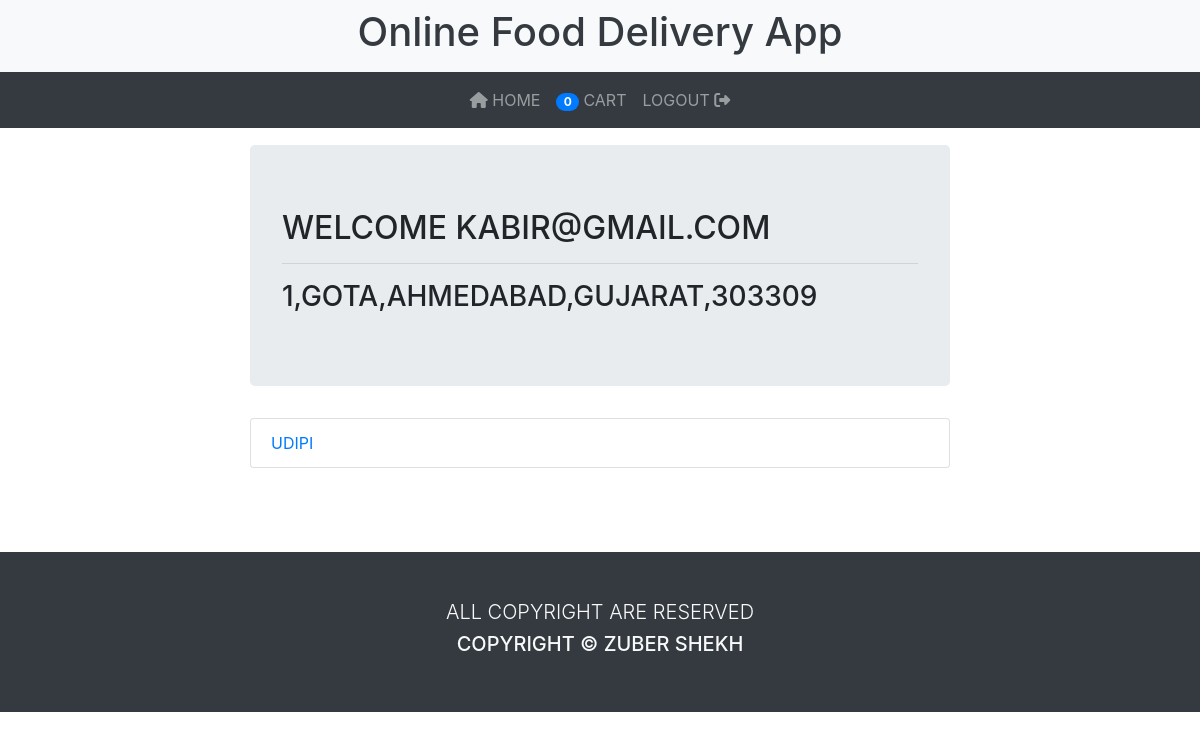
The app's page /accounts/home (signed in) with its own data.
### project/accounts/models.py (models this page shows, shortened)
class User(db.Model,UserMixin):
    __tablename__ = 'users'
    id = db.Column(db.Integer,primary_key=True)
    email = db.Column(db.String(),nullable=False)
    password = db.Column(db.String(),nullable=False)
    fname = db.Column(db.String(),nullable=False)
    lname = db.Column(db.String(),nullable=False)
    moblie = db.Column(db.String(10),nullable=False)
    type = db.Column(db.String(),default='user',nullable=False)
    is_admin = db.Column(db.Boolean(),default=False,nullable=False)
    restaurant = db.relationship('Restaurant',backref='owner',lazy=True)
    address = db.relationship('Address',backref='user',lazy=True)

class Address(db.Model):
    __tablename__ = 'addresses'
    id = db.Column(db.Integer,primary_key=True)
    flat_no = db.Column(db.Integer,nullable=False)
    landmark = db.Column(db.String,nullable=False)
    city = db.Column(db.String,nullable=False)
    state = db.Column(db.String,nullable=False)
    country = db.Column(db.String,nullable=False)
    pincode = db.Column(db.String(6),nullable=False)
    user_id = db.Column(db.Integer,db.ForeignKey('users.id'),unique=True)
    def __str__(self):
        return f'{self.flat_no},{self.landmark},{self.city},{self.state},{self.pincode}'

### project/restaurants/models.py (models this page shows, shortened)
class Restaurant(db.Model):
    __tablename__ = 'restaurants'
    id = db.Column(db.Integer,primary_key=True)
    name = db.Column(db.String,nullable=False)
    license = db.Column(db.String,nullable=False)
    is_open = db.Column(db.Boolean,default=False)
    menus = db.relationship('Menu',backref='restaurant',lazy=True)
    owner_id = db.Column(db.Integer,db.ForeignKey('users.id'),unique=True)
    def __str__(self):
        return f'{self.name}'

### project/accounts/views.py (the view)
@accounts.route('/home')
def home():
    if current_user.type == 'user':
        restaurants = Restaurant.query.filter_by(is_open=True).all()
        return render_template('accounts/home.html',restaurants=restaurants)
    elif current_user.type == 'restaurant':
        return render_template('accounts/user_restaurant.html')
    else:
        return render_template('accounts/user_delivery.html')

### project/accounts/models.py (called while the page is built)
@login_manager.user_loader
def load_user(id):
    return User.query.get(int(id))

### project/accounts/templates/accounts/home.html
{% extends 'main/base.html' %}
{% block main %}
<div class="row mt-2">
    <div class="col-md-8 mx-auto">
        <section class="container text-uppercase">
            <div class="jumbotron">
                <h2>welcome {{current_user.email}}</h2>
                <hr>
                <h3>{{current_user.address[0]}}</h3>
            </div>
        </section>
    </div>
</div>
<div class="row">
    <div class="col-md-8 mx-auto text-uppercase">
        <section class="container">
            {% if restaurants %}
                <ul class="list-group">
                    {% for restaurant in restaurants %}
                        <li class="list-group-item"><a href="{{url_for('restaurants.view',id=restaurant.id)}}">{{restaurant}}</a></li>
                    {% endfor %}
                </ul>
            {% else %}
                <div class="alert alert-danger text-center">
                    <p>no restaurant available now</p>
                </div>
            {% endif %}
        </section>
    </div>
</div>
{% endblock %}

### records on screen
User: email "KABIR@GMAIL.COM"
Address: flat_no+landmark+city "1,GOTA,AHMEDABAD,GUJARAT,303309"
Restaurant: name "UDIPI"

### other values on screen
{{ session['cart']|length }} "0"
